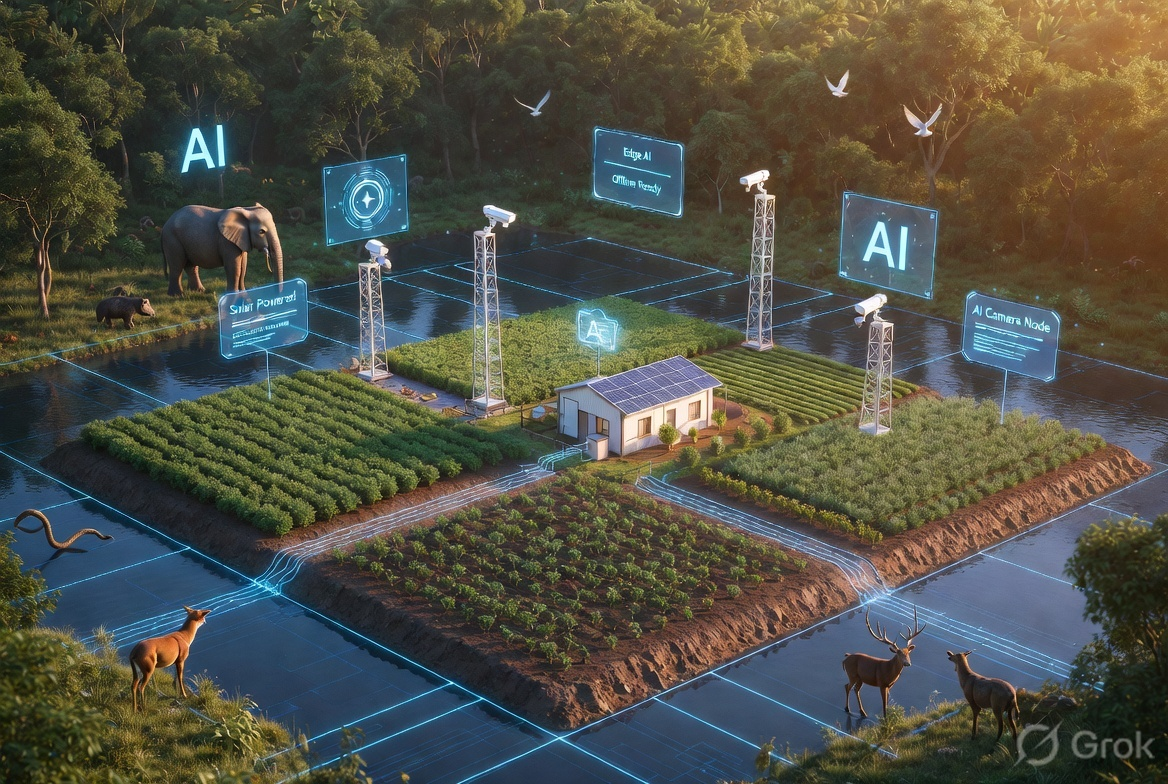
#> input picture Wildshield AI Workflow/CPv71.jpg, 1168 x 784 px
$ python -i augment_dataset.py   (imports and definitions only)
#> lines starting #> are read from the running program, lines starting #| are printed output that depends on the picture
#> further down, picture is the input picture: PIL image 1168x784 RGB; mean R, G, B 79.9, 80.6, 70
import os
import random
import numpy as np
from pathlib import Path
from PIL import Image, ImageEnhance, ImageFilter, ImageOps
from concurrent.futures import ThreadPoolExecutor

BASE_DIR = Path(__file__).resolve().parent
SOURCE_DATASET = BASE_DIR / "Wildshield AI Workflow" / "wildshield ai Dataset"
AUG_OUTPUT_DIR = BASE_DIR / "WildShield-Dataset" / "augmented"

TARGET_AUG_MULTIPLIERS = {
    "Asiatic Lion": 10,
    "Indian Bison": 8,
    "Indian Cow": 8,
    "Indian Dog": 10,
    "Indian Macaque": 8,
    "Langur": 10,
    "tiger": 8,
    "Goat Dataset": 2,
    "Cattle Dataset": 2,
    "Wild Boar Dataset": 1,
}

# [23 lines left out: functions apply_night_vision, apply_fog_haze, apply_shadow_dusk, not called in this run]

def apply_motion_blur(img: Image.Image) -> Image.Image:
    return img.filter(ImageFilter.GaussianBlur(radius=random.uniform(1.0, 2.0)))

# [17 lines left out: function apply_geometric_transforms, not called in this run]

def apply_color_jitter(img: Image.Image) -> Image.Image:
    res = img.convert("RGB")
    res = ImageEnhance.Brightness(res).enhance(random.uniform(0.8, 1.25))
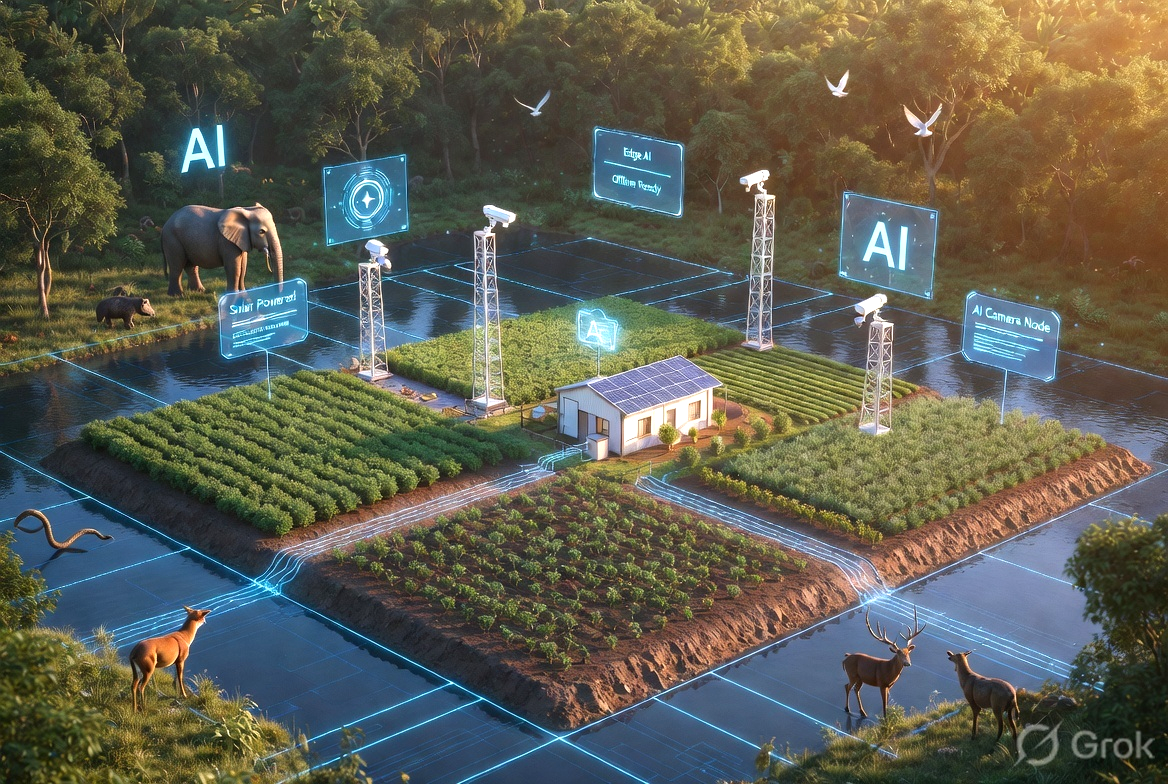
#> res: PIL image 1168x784 RGB; mean R, G, B 93.7, 94.4, 81.8
    res = ImageEnhance.Contrast(res).enhance(random.uniform(0.8, 1.3))
    res = ImageEnhance.Color(res).enhance(random.uniform(0.7, 1.3))
    return res

# [82 lines left out: functions augment_single_image, process_image_file, run_augmentation, not called in this run]

# [2 lines not run here, left out]

>>> from PIL import Image
>>> picture = Image.open('Wildshield AI Workflow/CPv71.jpg')
>>> result = apply_color_jitter(picture)

$ run again, on Wildshield AI Workflow/DkgEx.jpg
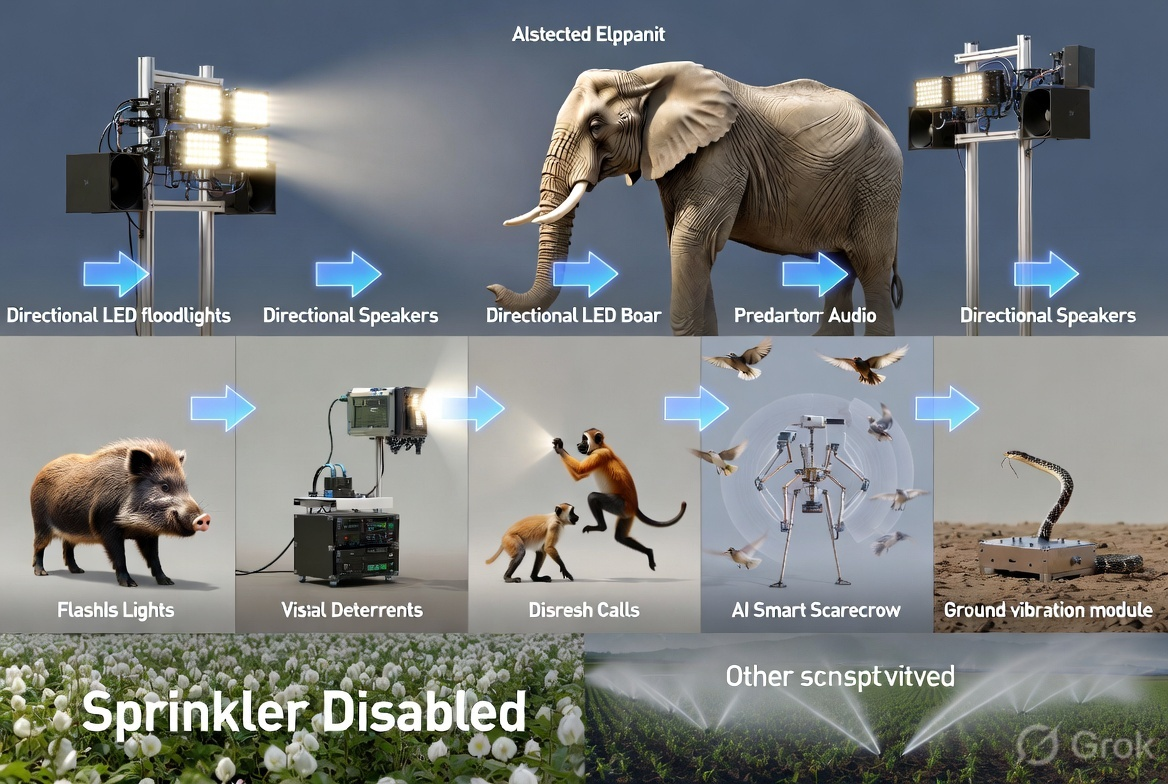
#> input picture Wildshield AI Workflow/DkgEx.jpg, 1168 x 784 px
#> picture is the input picture: PIL image 1168x784 RGB; mean R, G, B 120.9, 124.9, 125.4
#> in apply_color_jitter, `res = ImageEnhance.Brightness(res).enhance(random.uniform(0.8, 1.25))`:
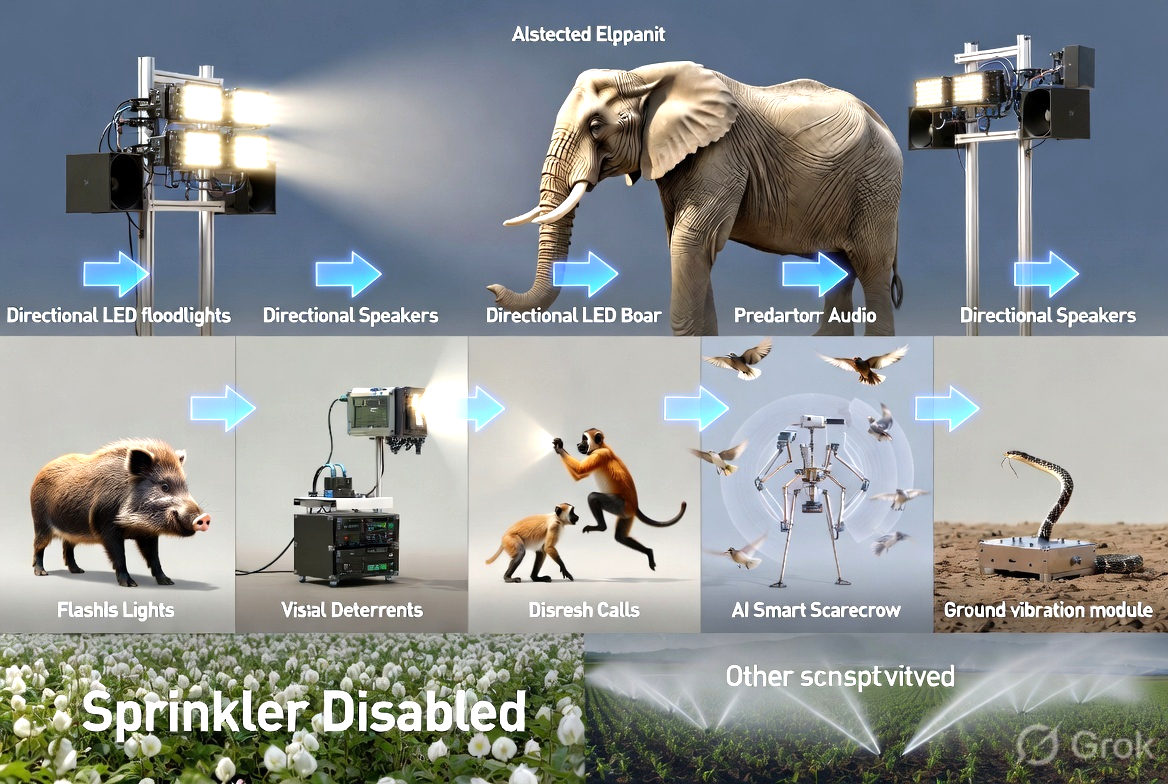
#> res: PIL image 1168x784 RGB; mean R, G, B 140.8, 145.6, 145.9
